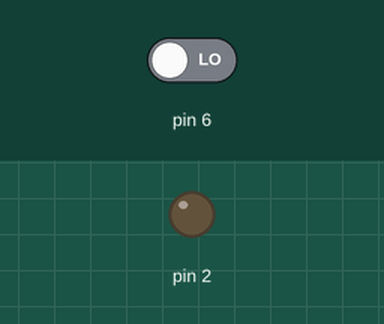
A sketch run on a simulated Arduino Uno, built with avr-gcc and run on an emulated ATmega328P. Parts: output pins drawn as LEDs (lit = HIGH). The test bench sets the inputs (shaded band); at power-on: pin 6 LOW. What the sketch prints to the serial monitor is not drawn.

Above: at 1.2 s.
1.3 s: pin 6 driven HIGH
At 1.8 s:
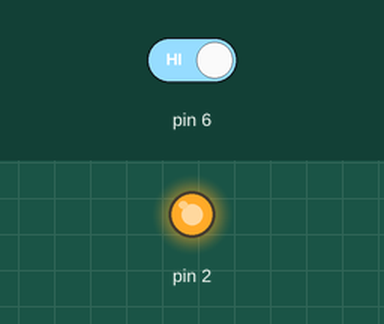
2.8 s: pin 6 driven LOW
At 4.2 s:
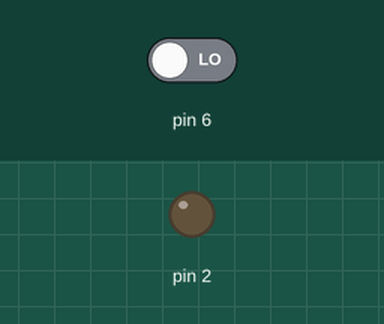
Timing chart, 0 to 5.8 s (numbered marks = the images above; inputs shaded):
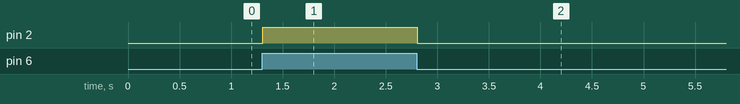

Measured:
- after the input at 1.3 s, pin 2: LOW → HIGH at once
- after the input at 2.8 s, pin 2: HIGH → LOW at once

The sketch:

sketch_oct14a.ino
```cpp
void setup() {
  pinMode(6, INPUT);
  pinMode(2, OUTPUT);
  Serial.begin(9600);
}

void loop() {
  int value = digitalRead(6);

  Serial.println(value);

  digitalWrite(2, value); // 굳이 if문 안 써도 돼용 ~~
}
```
